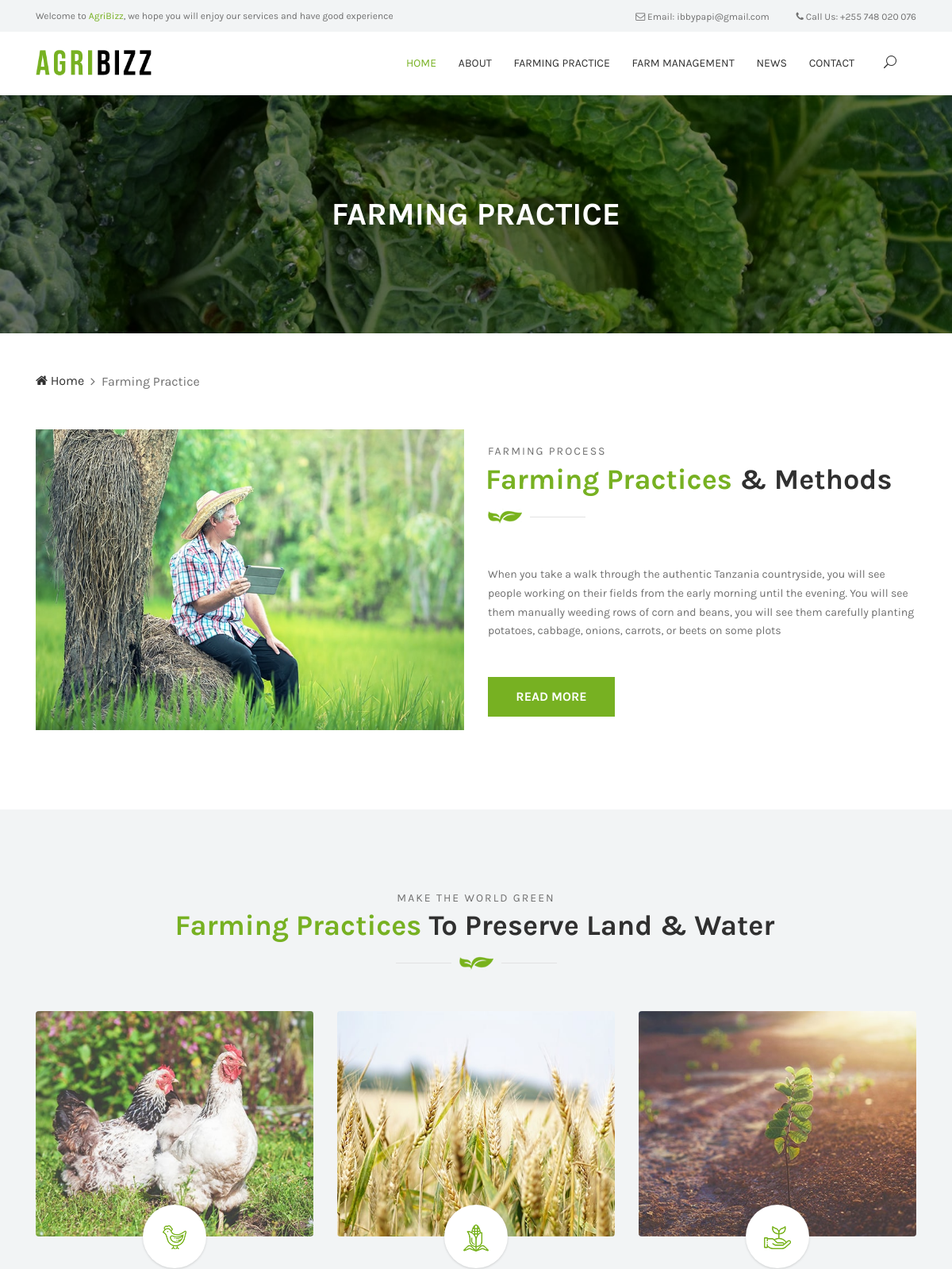
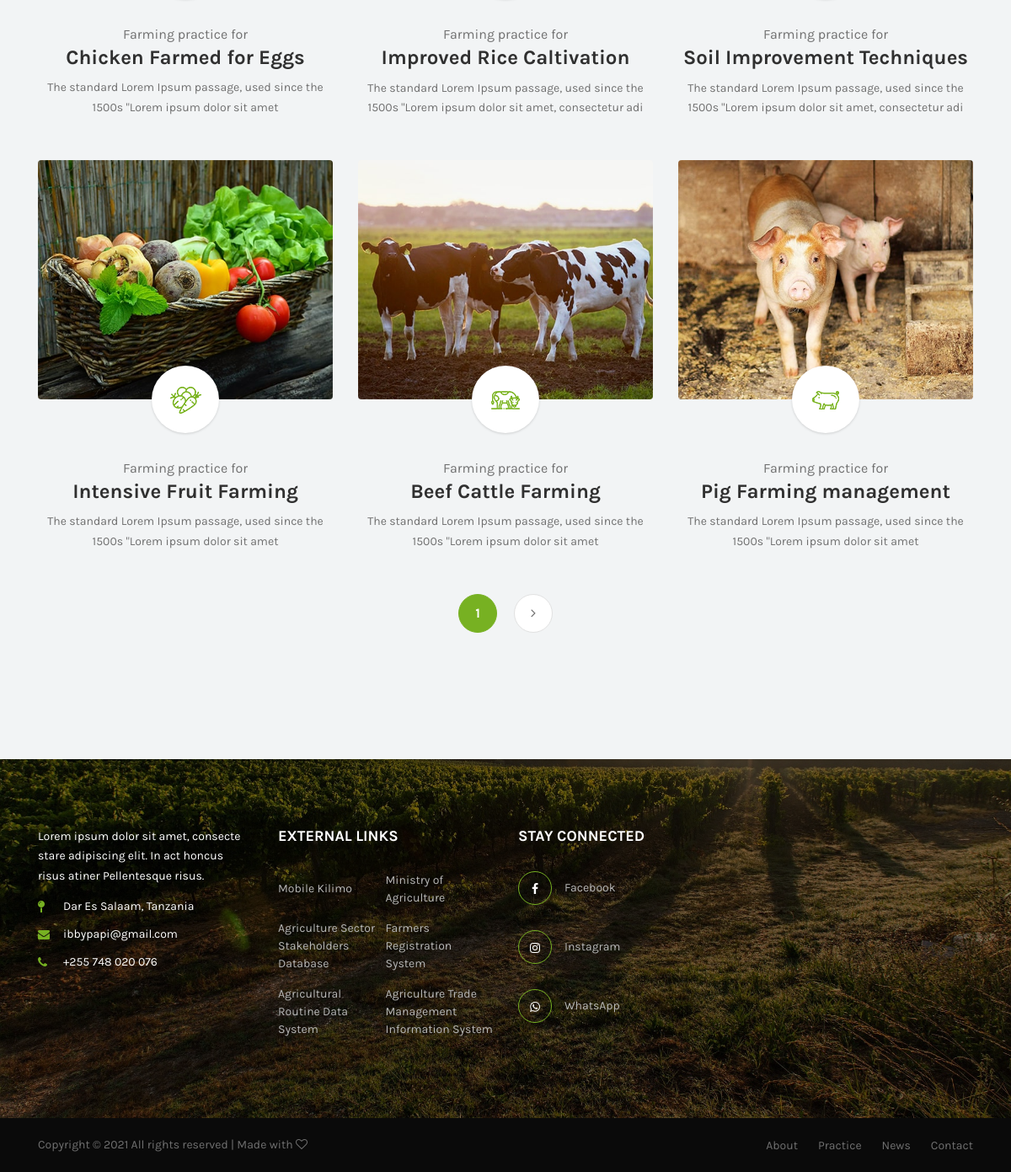
The page /farmimng_practice on the database its author committed (2 pictures, top to bottom).
### blog/models.py (models this page shows, shortened)
class PracticeIntro(models.Model):
    title = models.CharField(max_length=50)
    image = models.ImageField(upload_to='static/blog/', null=True, blank=True)
    overview = models.CharField(max_length=305, default="")
    content = HTMLField()

class BlogPost (models.Model):
    STATUS_CHOICE = (('draft', 'Draft'), ('published', 'Published'),)
    author = models.ForeignKey(
        Author, on_delete=models.CASCADE, related_name='blog_posts')
    title = models.CharField(max_length=200,)
    overview = models.CharField(max_length=150, default='', blank=True)
    slug = models.SlugField(null=True, unique=True)
    categories = models.ManyToManyField(Category)
    thumbnail = models.ImageField(upload_to=upload_location, null=True, blank=True)
    icon = ImageField(upload_to=upload_location, null=True, blank=True)
    content = HTMLField()
    publish = models.DateTimeField(default=timezone.now)
    date_created = models.DateTimeField(
        auto_now_add=True, verbose_name="date_published")
    date_updated = models.DateTimeField(
        auto_now=True, verbose_name="date_updated")
    status = models.CharField(
        max_length=10, choices=STATUS_CHOICE, default='draft')
    featured = models.BooleanField()
    class Meta:
        ordering = ('-publish',)

### blog/views.py (the view)
# urls.py: path('farmimng_practice', farming_practice, name='farming_practice'),
def farming_practice(request):  # View for the farming practicie page
    post_list = BlogPost.objects.all()
    introduction = PracticeIntro.objects.all()
    paginator = Paginator(post_list, 6)
    page_request_var = 'page'
    page = request.GET.get(page_request_var)
    try:
        paginated_queryset = paginator.page(page)
    except PageNotAnInteger:
        paginated_queryset = paginator.page(1)
    except EmptyPage:
        paginated_queryset = paginator.page(paginator.num_pages)
    context = {
        'queryset': paginated_queryset,
        'page_request_var': page_request_var,
        'introduction': introduction,
    }
    return render(request, 'farming_practice.html', context)

### templates/farming_practice.html (shortened to what this page needs)
{% extends 'base.html' %}
{% load static %}
{% block content %}
    <div class="breadcrumb-area bg-img bg-overlay jarallax" style="background-image: url({% static 'img/bg-img/18.jpg' %});">
        <div class="container h-100">
            <div class="row h-100 align-items-center">
                <div class="col-12">
                    <div class="breadcrumb-text">
                        <h2>Farming Practice</h2>
                    </div>
                </div>
            </div>
        </div>
    </div>
    <div class="famie-breadcrumb">
        <div class="container">
            <nav aria-label="breadcrumb">
                <ol class="breadcrumb">
                    <li class="breadcrumb-item"><a href="/"><i class="fa fa-home"></i> Home</a></li>
                    <li class="breadcrumb-item active" aria-current="page">Farming Practice</li>
                </ol>
            </nav>
        </div>
    </div>
    <section class="about-us-area">
        <div class="container">
            <div class="row align-items-center">
                <div class="col-12 col-lg-6">
                    {% for intro in introduction %}
                    <div class="about-us-thumbnail mb-100">
                        <img src="{{ intro.image.url }}" alt="">
                    </div>
                </div>
                <div class="col-12 col-lg-6">
                    <div class="about-us-content mb-100">
                        <div class="section-heading">
                            <p>FARMING PROCESS</p>
                            <h2><span>Farming Practices</span> &amp; Methods</h2>
                            <img src="{% static 'img/core-img/decor.png' %}" alt="">
                        </div>
                        <p>{{ intro.overview }}</p>
                        <a href="{% url 'practice_intro' %}" class="btn famie-btn mt-30">Read More</a>
                    </div>
                    {% endfor %}
                </div>
            </div>
        </div>
    </section>
    <section class="farming-practice-area bg-gray section-padding-100-50">
        <div class="container">
            <div class="row">
                <div class="col-12">
                    <div class="section-heading text-center">
                        <p>Make the world green</p>
                        <h2><span>Farming Practices</span> To Preserve Land & Water</h2>
                        <img src="{% static 'img/core-img/decor2.png' %}" alt="">
                    </div>
                </div>
            </div>
            <div class="row">
                {% for obj in queryset %}
                <div class="col-12 col-sm-6 col-lg-4">
                    <div class="single-farming-practice-area mb-50 wow fadeInUp" data-wow-delay="100ms">
                        <div class="farming-practice-thumbnail">
                            <img src="{{obj.thumbnail.url}} " class="rounded" alt="">
                        </div>
                        <div class="farming-practice-content text-center">
                            <div class="farming-icon">
                                <img src="{{obj.icon.url}}" alt="">
                            </div>
                            <span>Farming practice for</span>
                            <a href="{% url 'practice_details' obj.slug %}"><h4>{{ obj.title }}</h4></a>
                            <p>{{ obj.overview }}</p>
                        </div>
                    </div>
                </div>
                {% endfor %}
            </div>
          <nav>
            <ul class="pagination wow fadeInUp" data-wow-delay="900ms">
              <li class="page-item active"><a class="page-link" href="?{{ page_request_var }}={{ queryset.number }}">{{ queryset.number}}</a></li>
              {% if queryset.has_next %}
              <li class="page-item"><a class="page-link" href="?{{ page_request_var }}={{ queryset.next_page_number }}"><i class="fa fa-angle-right"></i></a></li>
              {% endif %}
            </ul>
          </nav>
        </div>
    </section>
{% endblock content %}

### templates/base.html (shortened to what this page needs)
{% load static %}
<!DOCTYPE html>
<html lang="en">
<head>
    <link rel="stylesheet" href="{% static 'style.css' %}">
</head>
<body>
    <header class="header-area">
        <div class="top-header-area">
            <div class="container">
                <div class="row">
                    <div class="col-12">
                        <div class="top-header-content d-flex align-items-center justify-content-between">
                            <div class="top-header-meta">
                                <p>Welcome to <span>AgriBizz</span>, we hope you will enjoy our services and have good experience</p>
                            </div>
                            <div class="top-header-meta text-right">
                                <a href="mailto:ibbypapi@gmail.com"  data-toggle="tooltip" data-placement="bottom" title="ibbypapi@gmail.com"><i class="fa fa-envelope-o" aria-hidden="true"></i> <span>Email: ibbypapi@gmail.com</span></a>
                                <a href="tel:+255748020076" data-toggle="tooltip" data-placement="bottom" title="+255 748 020 076"><i class="fa fa-phone" aria-hidden="true"></i> <span>Call Us: +255 748 020 076</span></a>
                            </div>
                        </div>
                    </div>
                </div>
            </div>
        </div>
        <div class="famie-main-menu">
            <div class="classy-nav-container breakpoint-off">
                <div class="container">
                    <nav class="classy-navbar justify-content-between" id="famieNav">
                        <a href="/" class="nav-brand"><img src="{% static 'img/core-img/logo.png' %}" alt="">
                            </a>
                            <div class="classy-menu">
                                <div class="classynav">
                                    <ul>
                                        <li class="active"><a href="/">Home</a></li>
                                        <li><a href="{% url 'about' %}">About</a></li>
                                        <li><a href="{% url 'farming_practice' %}">Farming Practice</a></li>
                                        <li><a href="{% url 'farm_management' %}">Farm Management</a></li>
                                        <li><a href="{% url 'news-view' %}">News</a></li>
                                        <li><a href="{% url 'contact-view' %}">Contact</a></li>
                                    </ul>
                                    <div id="searchIcon">
                                        <i class="icon_search" aria-hidden="true"></i>
                                    </div>
                                </div>
                            </div>
                    </nav>
                </div>
            </div>
        </div>
    </header>
{% block content %}
{% endblock %}
    <footer class="footer-area">
        <div class="main-footer bg-img bg-overlay section-padding-80-0" style="background-image: url({% static 'img/bg-img/3.jpg' %});">
            <div class="container">
                <div class="row">
                    <div class="col-12 col-sm-6 col-lg-3">
                        <div class="footer-widget mb-80">
                            <p>Lorem ipsum dolor sit amet, consecte stare adipiscing elit. In act honcus risus atiner Pellentesque risus.</p>
                            <div class="contact-info">
                                <p><i class="fa fa-map-pin" aria-hidden="true"></i><span>Dar Es Salaam, Tanzania</span></p>
                                <p><i class="fa fa-envelope" aria-hidden="true"></i><span>ibbypapi@gmail.com</span></p>
                                <p><i class="fa fa-phone" aria-hidden="true"></i><span>+255 748 020 076</span></p>
                            </div>
                        </div>
                    </div>
          <div class="col-12 col-sm-6 col-lg-3">
            <div class="footer-widget mb-80">
              <h5 class="widget-title">EXTERNAL LINKS</h5>
              <nav class="footer-widget-nav text-white">
                <ul>
                  <li><a href="http://exts.kilimo.go.tz/">Mobile Kilimo</a></li>
                  <li><a href="https://www.kilimo.go.tz/" target="_blank">Ministry of Agriculture</a></li>
                  <li><a href="#">Agriculture Sector Stakeholders Database </a></li>
                  <li><a href="http://frs.kilimo.go.tz/" target="blank">Farmers Registration System</a></li>
                  <li><a href="https://ards.kilimo.go.tz/">Agricultural Routine Data System</a></li>
                  <li><a href="https://atmis.kilimo.go.tz/">Agriculture Trade Management Information System</a></li>
                </ul>
              </nav>
            </div>
          </div>
                    <div class="col-12 col-sm-6 col-lg-3">
                        <div class="footer-widget mb-80">
                            <h5 class="widget-title">STAY CONNECTED</h5>
                            <div class="footer-social-info">
                                <a href="https://www.facebook.com/" target="_blank">
                                    <i class="fa fa-facebook" aria-hidden="true"></i>
                                    <span>Facebook</span>
                                </a>
                                <a href="https://www.instagram.com/" target="_blank">
                                    <i class="fa fa-instagram" aria-hidden="true"></i>
                                    <span>Instagram</span>
                                </a>
                                <a href="https://api.whatsapp.com/send?phone=255723756395" target="_blank">
                                    <i class="fa fa-whatsapp" aria-hidden="true"></i>
                                    <span>WhatsApp</span>
                                </a>
                            </div>
                        </div>
                    </div>
                </div>
            </div>
        </div>
        <div class="copywrite-area">
            <div class="container">
                <div class="copywrite-text">
                    <div class="row align-items-center">
                        <div class="col-md-6">
                            <p>
                                Copyright &copy;
                                 All rights reserved | Made with <i class="fa fa-heart-o" aria-hidden="true"></i>
                            </p>
                        </div>
                        <div class="col-md-6">
                            <div class="footer-nav">
                                <nav>
                                    <ul>
                                        <li><a href="#">About</a></li>
                                        <li><a href="{% url 'farming_practice' %}">Practice</a></li>
                                        <li><a href="{% url 'news-view' %}">News</a></li>
                                        <li><a href="{% url 'contact-view' %}">Contact</a></li>
                                    </ul>
                                </nav>
                            </div>
                        </div>
                    </div>
                </div>
            </div>
        </div>
    </footer>
</body>
</html>

### static/css/classy-nav.css (style rules this page uses)
body { font-family: "Roboto", sans-serif; }
ul { margin: 0; }
ul li { list-style: none; }
img { height: auto; max-width: 100%; }
.bg-img { background-position: center center; background-size: cover; background-repeat: no-repeat; }
.classy-nav-container { position: relative; z-index: 100; background-color: #ffffff; }
.classy-nav-container * { box-sizing: border-box; }
.classy-nav-container a { -webkit-transition-duration: 500ms; transition-duration: 500ms; text-decoration: none; outline: none; font-size: 14px; font-weight: 400; color: #232323; display: inline-block; }
.justify-content-between { -webkit-box-pack: justify; -ms-flex-pack: justify; justify-content: space-between; }
.classy-navbar { width: 100%; height: 70px; padding: 0.5em 2em; display: -webkit-box; display: -ms-flexbox; display: flex; -webkit-box-align: center; -ms-flex-align: center; -ms-grid-row-align: center; align-items: center; }
.classy-navbar .nav-brand { font-size: 26px; font-weight: 500; color: #565656; display: inline-block; margin-right: 30px; }
.classynav ul li { display: inline-block; clear: both; position: inherit; z-index: 10; }
.classynav ul li a { padding: 0 12px; display: block; height: 35px; font-size: 14px; line-height: 34px; }
.breakpoint-off .classynav { display: -webkit-box; display: -ms-flexbox; display: flex; -webkit-box-align: center; -ms-flex-align: center; -ms-grid-row-align: center; align-items: center; }

### rows shown on the page
PracticeIntro: image (picture), overview "When you take a walk through the authentic Tanzania countryside, you will see people working on their fields from the early morning until the evening. You will see them manually weeding rows of corn and beans, you will see them carefully planting potatoes, cabbage, onions, carrots, or beets on some plots"
BlogPost: thumbnail (picture), icon (picture), title "Chicken Farmed for Eggs", overview "The standard Lorem Ipsum passage, used since the 1500s \"Lorem ipsum dolor sit amet"
BlogPost: thumbnail (picture), icon (picture), title "Improved Rice Caltivation", overview "The standard Lorem Ipsum passage, used since the 1500s \"Lorem ipsum dolor sit amet, consectetur adi"
BlogPost: thumbnail (picture), icon (picture), title "Soil Improvement Techniques", overview "The standard Lorem Ipsum passage, used since the 1500s \"Lorem ipsum dolor sit amet, consectetur adi"
BlogPost: thumbnail (picture), icon (picture), title "Intensive Fruit Farming", overview "The standard Lorem Ipsum passage, used since the 1500s \"Lorem ipsum dolor sit amet"
BlogPost: thumbnail (picture), icon (picture), title "Beef Cattle Farming", overview "The standard Lorem Ipsum passage, used since the 1500s \"Lorem ipsum dolor sit amet"
BlogPost: thumbnail (picture), icon (picture), title "Pig Farming management", overview "The standard Lorem Ipsum passage, used since the 1500s \"Lorem ipsum dolor sit amet"

### other values the page prints
{{ queryset.number }} "1"
